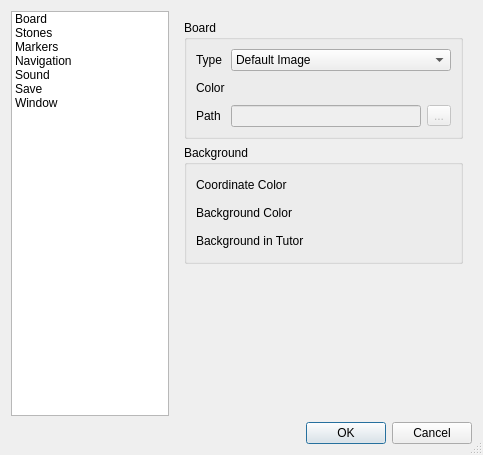
<?xml version="1.0" encoding="UTF-8"?>
<ui version="4.0">
 <class>SetupDialog</class>
 <widget class="QDialog" name="SetupDialog">
  <property name="geometry">
   <rect>
    <x>0</x>
    <y>0</y>
    <width>483</width>
    <height>455</height>
   </rect>
  </property>
  <property name="windowTitle">
   <string>Setup</string>
  </property>
  <property name="sizeGripEnabled">
   <bool>true</bool>
  </property>
  <layout class="QVBoxLayout" name="verticalLayout">
   <item>
    <layout class="QHBoxLayout" name="horizontalLayout">
     <item>
      <widget class="QListWidget" name="categoryList">
       <property name="maximumSize">
        <size>
         <width>160</width>
         <height>16777215</height>
        </size>
       </property>
       <item>
        <property name="text">
         <string>Board</string>
        </property>
       </item>
       <item>
        <property name="text">
         <string>Stones</string>
        </property>
       </item>
       <item>
        <property name="text">
         <string>Markers</string>
        </property>
       </item>
       <item>
        <property name="text">
         <string>Navigation</string>
        </property>
       </item>
       <item>
        <property name="text">
         <string>Sound</string>
        </property>
       </item>
       <item>
        <property name="text">
         <string>Save</string>
        </property>
       </item>
       <item>
        <property name="text">
         <string>Window</string>
        </property>
       </item>
      </widget>
     </item>
     <item>
      <widget class="QStackedWidget" name="stackedWidget">
       <property name="frameShape">
        <enum>QFrame::NoFrame</enum>
       </property>
       <property name="frameShadow">
        <enum>QFrame::Plain</enum>
       </property>
       <property name="currentIndex">
        <number>0</number>
       </property>
       <widget class="QWidget" name="boardPage">
        <layout class="QVBoxLayout" name="verticalLayout_2">
         <item>
          <widget class="QGroupBox" name="boardGroupBox">
           <property name="title">
            <string>Board</string>
           </property>
           <layout class="QFormLayout" name="formLayout">
            <item row="0" column="0">
             <widget class="QLabel" name="boardTypeLabel">
              <property name="text">
               <string>Type</string>
              </property>
             </widget>
            </item>
            <item row="0" column="1">
             <widget class="QComboBox" name="boardTypeComboBox">
              <item>
               <property name="text">
                <string>Default Image</string>
               </property>
              </item>
              <item>
               <property name="text">
                <string>Select File</string>
               </property>
              </item>
              <item>
               <property name="text">
                <string>Fill Color</string>
               </property>
              </item>
             </widget>
            </item>
            <item row="1" column="0">
             <widget class="QLabel" name="boardColorLabel">
              <property name="text">
               <string>Color</string>
              </property>
             </widget>
            </item>
            <item row="1" column="1">
             <widget class="QPushButton" name="boardColorButton">
              <property name="text">
               <string/>
              </property>
              <property name="flat">
               <bool>true</bool>
              </property>
             </widget>
            </item>
            <item row="2" column="0">
             <widget class="QLabel" name="boardPathLabel">
              <property name="text">
               <string>Path</string>
              </property>
             </widget>
            </item>
            <item row="2" column="1">
             <layout class="QHBoxLayout" name="horizontalLayout_2">
              <item>
               <widget class="QLineEdit" name="boardPathEdit">
                <property name="enabled">
                 <bool>false</bool>
                </property>
               </widget>
              </item>
              <item>
               <widget class="QToolButton" name="boardPathButton">
                <property name="enabled">
                 <bool>false</bool>
                </property>
                <property name="text">
                 <string>...</string>
                </property>
               </widget>
              </item>
             </layout>
            </item>
           </layout>
          </widget>
         </item>
         <item>
          <widget class="QGroupBox" name="boardBackgroundGroupBox">
           <property name="title">
            <string>Background</string>
           </property>
           <layout class="QFormLayout" name="formLayout_3">
            <item row="1" column="0">
             <widget class="QLabel" name="bgColorLabel">
              <property name="text">
               <string>Background Color</string>
              </property>
             </widget>
            </item>
            <item row="1" column="1">
             <widget class="QPushButton" name="bgColorButton">
              <property name="text">
               <string/>
              </property>
              <property name="flat">
               <bool>true</bool>
              </property>
             </widget>
            </item>
            <item row="2" column="0">
             <widget class="QLabel" name="bgTutorColorLabel">
              <property name="text">
               <string>Background in Tutor</string>
              </property>
             </widget>
            </item>
            <item row="2" column="1">
             <widget class="QPushButton" name="bgTutorColorButton">
              <property name="text">
               <string/>
              </property>
              <property name="flat">
               <bool>true</bool>
              </property>
             </widget>
            </item>
            <item row="0" column="0">
             <widget class="QLabel" name="coordinateColorLabel">
              <property name="text">
               <string>Coordinate Color</string>
              </property>
             </widget>
            </item>
            <item row="0" column="1">
             <widget class="QPushButton" name="coordinateColorButton">
              <property name="text">
               <string/>
              </property>
              <property name="flat">
               <bool>true</bool>
              </property>
             </widget>
            </item>
           </layout>
          </widget>
         </item>
         <item>
          <spacer name="verticalSpacer">
           <property name="orientation">
            <enum>Qt::Vertical</enum>
           </property>
           <property name="sizeHint" stdset="0">
            <size>
             <width>20</width>
             <height>40</height>
            </size>
           </property>
          </spacer>
         </item>
        </layout>
       </widget>
       <widget class="QWidget" name="stonePage">
        <layout class="QVBoxLayout" name="verticalLayout_4">
         <item>
          <widget class="QGroupBox" name="whiteGroupBox">
           <property name="focusPolicy">
            <enum>Qt::NoFocus</enum>
           </property>
           <property name="title">
            <string>White Stone</string>
           </property>
           <layout class="QFormLayout" name="formLayout_2">
            <item row="0" column="0">
             <widget class="QLabel" name="whiteTypeLabel">
              <property name="text">
               <string>Type</string>
              </property>
             </widget>
            </item>
            <item row="0" column="1">
             <widget class="QComboBox" name="whiteTypeComboBox">
              <item>
               <property name="text">
                <string>Default Image</string>
               </property>
              </item>
              <item>
               <property name="text">
                <string>Select File</string>
               </property>
              </item>
              <item>
               <property name="text">
                <string>Fill Color</string>
               </property>
              </item>
             </widget>
            </item>
            <item row="1" column="0">
             <widget class="QLabel" name="whiteColorLabel">
              <property name="text">
               <string>Color</string>
              </property>
             </widget>
            </item>
            <item row="1" column="1">
             <widget class="QPushButton" name="whiteColorButton">
              <property name="text">
               <string/>
              </property>
              <property name="autoDefault">
               <bool>false</bool>
              </property>
              <property name="flat">
               <bool>true</bool>
              </property>
             </widget>
            </item>
            <item row="2" column="0">
             <widget class="QLabel" name="whitePathLabel">
              <property name="text">
               <string>Path</string>
              </property>
             </widget>
            </item>
            <item row="2" column="1">
             <layout class="QHBoxLayout" name="horizontalLayout_3">
              <item>
               <widget class="QLineEdit" name="whitePathEdit">
                <property name="enabled">
                 <bool>false</bool>
                </property>
               </widget>
              </item>
              <item>
               <widget class="QToolButton" name="whitePathButton">
                <property name="enabled">
                 <bool>false</bool>
                </property>
                <property name="text">
                 <string>...</string>
                </property>
               </widget>
              </item>
             </layout>
            </item>
           </layout>
          </widget>
         </item>
         <item>
          <widget class="QGroupBox" name="blackGroupBox">
           <property name="title">
            <string>Black Stone</string>
           </property>
           <layout class="QFormLayout" name="formLayout_5">
            <item row="0" column="0">
             <widget class="QLabel" name="blackTypeLabel">
              <property name="midLineWidth">
               <number>0</number>
              </property>
              <property name="text">
               <string>Type</string>
              </property>
             </widget>
            </item>
            <item row="0" column="1">
             <widget class="QComboBox" name="blackTypeComboBox">
              <item>
               <property name="text">
                <string>Default Image</string>
               </property>
              </item>
              <item>
               <property name="text">
                <string>Select File</string>
               </property>
              </item>
              <item>
               <property name="text">
                <string>Fill Color</string>
               </property>
              </item>
             </widget>
            </item>
            <item row="1" column="0">
             <widget class="QLabel" name="blackColorLabel">
              <property name="text">
               <string>Color</string>
              </property>
             </widget>
            </item>
            <item row="1" column="1">
             <widget class="QPushButton" name="blackColorButton">
              <property name="text">
               <string/>
              </property>
              <property name="autoDefault">
               <bool>false</bool>
              </property>
              <property name="flat">
               <bool>true</bool>
              </property>
             </widget>
            </item>
            <item row="2" column="0">
             <widget class="QLabel" name="blackPathLabel">
              <property name="text">
               <string>Path</string>
              </property>
             </widget>
            </item>
            <item row="2" column="1">
             <layout class="QHBoxLayout" name="horizontalLayout_4">
              <item>
               <widget class="QLineEdit" name="blackPathEdit">
                <property name="enabled">
                 <bool>false</bool>
                </property>
               </widget>
              </item>
              <item>
               <widget class="QToolButton" name="blackPathButton">
                <property name="enabled">
                 <bool>false</bool>
                </property>
                <property name="text">
                 <string>...</string>
                </property>
               </widget>
              </item>
             </layout>
            </item>
           </layout>
          </widget>
         </item>
         <item>
          <spacer name="verticalSpacer_3">
           <property name="orientation">
            <enum>Qt::Vertical</enum>
           </property>
           <property name="sizeHint" stdset="0">
            <size>
             <width>20</width>
             <height>40</height>
            </size>
           </property>
          </spacer>
         </item>
        </layout>
       </widget>
       <widget class="QWidget" name="markerPage">
        <layout class="QVBoxLayout" name="verticalLayout_3">
         <item>
          <widget class="QGroupBox" name="markersGroupBox">
           <property name="title">
            <string>Markers</string>
           </property>
           <layout class="QFormLayout" name="formLayout_4">
            <item row="0" column="0">
             <widget class="QLabel" name="focusTypeLabel">
              <property name="text">
               <string>Type</string>
              </property>
             </widget>
            </item>
            <item row="0" column="1">
             <widget class="QComboBox" name="focusTypeComboBox">
              <item>
               <property name="text">
                <string>Focus Triangle</string>
               </property>
              </item>
              <item>
               <property name="text">
                <string>Circle</string>
               </property>
              </item>
              <item>
               <property name="text">
                <string>Cross</string>
               </property>
              </item>
              <item>
               <property name="text">
                <string>Square</string>
               </property>
              </item>
              <item>
               <property name="text">
                <string>Triangle</string>
               </property>
              </item>
             </widget>
            </item>
            <item row="1" column="0">
             <widget class="QLabel" name="focusWhiteColorLabel">
              <property name="text">
               <string>Color (White Stone)</string>
              </property>
             </widget>
            </item>
            <item row="1" column="1">
             <widget class="QPushButton" name="focusWhiteColorButton">
              <property name="text">
               <string/>
              </property>
              <property name="flat">
               <bool>true</bool>
              </property>
             </widget>
            </item>
            <item row="2" column="0">
             <widget class="QLabel" name="focusBlackColorLabel">
              <property name="text">
               <string>Color (Black Stone)</string>
              </property>
             </widget>
            </item>
            <item row="2" column="1">
             <widget class="QPushButton" name="focusBlackColorButton">
              <property name="text">
               <string/>
              </property>
              <property name="flat">
               <bool>true</bool>
              </property>
             </widget>
            </item>
            <item row="3" column="0">
             <widget class="QLabel" name="branchLabel">
              <property name="text">
               <string>Branch Color</string>
              </property>
             </widget>
            </item>
            <item row="3" column="1">
             <widget class="QPushButton" name="branchColorButton">
              <property name="text">
               <string/>
              </property>
              <property name="flat">
               <bool>true</bool>
              </property>
             </widget>
            </item>
            <item row="4" column="0">
             <widget class="QLabel" name="labelTypeLabel">
              <property name="text">
               <string>Label Type</string>
              </property>
             </widget>
            </item>
            <item row="4" column="1">
             <widget class="QComboBox" name="labelTypeComboBox">
              <item>
               <property name="text">
                <string>A,B,C...</string>
               </property>
              </item>
              <item>
               <property name="text">
                <string>a,b,c...</string>
               </property>
              </item>
              <item>
               <property name="text">
                <string>1,2,3...</string>
               </property>
              </item>
              <item>
               <property name="text">
                <string>ア,イ,ウ...</string>
               </property>
              </item>
              <item>
               <property name="text">
                <string>イ,ロ,ハ...</string>
               </property>
              </item>
             </widget>
            </item>
           </layout>
          </widget>
         </item>
         <item>
          <spacer name="verticalSpacer_2">
           <property name="orientation">
            <enum>Qt::Vertical</enum>
           </property>
           <property name="sizeHint" stdset="0">
            <size>
             <width>20</width>
             <height>40</height>
            </size>
           </property>
          </spacer>
         </item>
        </layout>
       </widget>
       <widget class="QWidget" name="navigationPage">
        <layout class="QVBoxLayout" name="verticalLayout_7">
         <item>
          <widget class="QGroupBox" name="navigationGroupBox">
           <property name="title">
            <string>Navigation</string>
           </property>
           <layout class="QFormLayout" name="formLayout_9">
            <item row="0" column="0">
             <widget class="QLabel" name="label">
              <property name="text">
               <string>Fast forward/rewind steps</string>
              </property>
             </widget>
            </item>
            <item row="0" column="1">
             <widget class="QSpinBox" name="stepsOfFastMoveSpinBox">
              <property name="minimum">
               <number>5</number>
              </property>
              <property name="maximum">
               <number>50</number>
              </property>
              <property name="value">
               <number>10</number>
              </property>
             </widget>
            </item>
           </layout>
          </widget>
         </item>
         <item>
          <widget class="QGroupBox" name="automaticReplayGroupBox">
           <property name="title">
            <string>Automatic Replay</string>
           </property>
           <layout class="QFormLayout" name="formLayout_8">
            <item row="0" column="0">
             <widget class="QLabel" name="reproductionSpeedLabel">
              <property name="text">
               <string>Interval(msec)</string>
              </property>
             </widget>
            </item>
            <item row="0" column="1">
             <widget class="QSpinBox" name="reproductionSpeedSpinBox">
              <property name="minimum">
               <number>200</number>
              </property>
              <property name="maximum">
               <number>10000</number>
              </property>
              <property name="value">
               <number>1300</number>
              </property>
             </widget>
            </item>
           </layout>
          </widget>
         </item>
         <item>
          <spacer name="verticalSpacer_6">
           <property name="orientation">
            <enum>Qt::Vertical</enum>
           </property>
           <property name="sizeHint" stdset="0">
            <size>
             <width>20</width>
             <height>40</height>
            </size>
           </property>
          </spacer>
         </item>
        </layout>
       </widget>
       <widget class="QWidget" name="soundPage">
        <layout class="QVBoxLayout" name="verticalLayout_5">
         <item>
          <widget class="QGroupBox" name="soundGroupBox">
           <property name="title">
            <string>Sound</string>
           </property>
           <layout class="QFormLayout" name="formLayout_6">
            <item row="0" column="0">
             <widget class="QLabel" name="soundTypeLabel">
              <property name="text">
               <string>Type</string>
              </property>
             </widget>
            </item>
            <item row="0" column="1">
             <widget class="QComboBox" name="soundTypeComboBox">
              <item>
               <property name="text">
                <string>Default Sound</string>
               </property>
              </item>
              <item>
               <property name="text">
                <string>Select File</string>
               </property>
              </item>
             </widget>
            </item>
            <item row="1" column="0">
             <widget class="QLabel" name="soundPathLabel">
              <property name="text">
               <string>Path</string>
              </property>
             </widget>
            </item>
            <item row="1" column="1">
             <layout class="QHBoxLayout" name="horizontalLayout_5">
              <item>
               <widget class="QLineEdit" name="soundPathEdit">
                <property name="enabled">
                 <bool>false</bool>
                </property>
               </widget>
              </item>
              <item>
               <widget class="QToolButton" name="soundPathButton">
                <property name="enabled">
                 <bool>false</bool>
                </property>
                <property name="text">
                 <string>...</string>
                </property>
               </widget>
              </item>
             </layout>
            </item>
           </layout>
          </widget>
         </item>
         <item>
          <spacer name="verticalSpacer_4">
           <property name="orientation">
            <enum>Qt::Vertical</enum>
           </property>
           <property name="sizeHint" stdset="0">
            <size>
             <width>20</width>
             <height>40</height>
            </size>
           </property>
          </spacer>
         </item>
        </layout>
       </widget>
       <widget class="QWidget" name="savePage">
        <layout class="QVBoxLayout" name="verticalLayout_6">
         <item>
          <widget class="QGroupBox" name="saveGroupBox">
           <property name="title">
            <string>Save</string>
           </property>
           <layout class="QFormLayout" name="formLayout_7">
            <item row="0" column="0">
             <widget class="QLabel" name="saveNameLabel">
              <property name="text">
               <string>Default FileName</string>
              </property>
             </widget>
            </item>
            <item row="0" column="1">
             <widget class="QLineEdit" name="saveNameEdit"/>
            </item>
           </layout>
          </widget>
         </item>
         <item>
          <spacer name="verticalSpacer_5">
           <property name="orientation">
            <enum>Qt::Vertical</enum>
           </property>
           <property name="sizeHint" stdset="0">
            <size>
             <width>20</width>
             <height>40</height>
            </size>
           </property>
          </spacer>
         </item>
        </layout>
       </widget>
       <widget class="QWidget" name="windowPage">
        <layout class="QVBoxLayout" name="verticalLayout_8">
         <item>
          <widget class="QGroupBox" name="windowStyleGroupBox">
           <property name="title">
            <string>Window Style</string>
           </property>
           <layout class="QHBoxLayout" name="horizontalLayout_6">
            <item>
             <widget class="QListWidget" name="windowStyleList"/>
            </item>
           </layout>
          </widget>
         </item>
        </layout>
       </widget>
      </widget>
     </item>
    </layout>
   </item>
   <item>
    <widget class="QDialogButtonBox" name="buttonBox">
     <property name="orientation">
      <enum>Qt::Horizontal</enum>
     </property>
     <property name="standardButtons">
      <set>QDialogButtonBox::Cancel|QDialogButtonBox::Ok</set>
     </property>
    </widget>
   </item>
  </layout>
 </widget>
 <tabstops>
  <tabstop>categoryList</tabstop>
  <tabstop>boardTypeComboBox</tabstop>
  <tabstop>boardColorButton</tabstop>
  <tabstop>boardPathEdit</tabstop>
  <tabstop>boardPathButton</tabstop>
  <tabstop>coordinateColorButton</tabstop>
  <tabstop>bgColorButton</tabstop>
  <tabstop>bgTutorColorButton</tabstop>
  <tabstop>whiteTypeComboBox</tabstop>
  <tabstop>whiteColorButton</tabstop>
  <tabstop>whitePathEdit</tabstop>
  <tabstop>whitePathButton</tabstop>
  <tabstop>blackTypeComboBox</tabstop>
  <tabstop>blackColorButton</tabstop>
  <tabstop>blackPathEdit</tabstop>
  <tabstop>blackPathButton</tabstop>
  <tabstop>focusTypeComboBox</tabstop>
  <tabstop>focusWhiteColorButton</tabstop>
  <tabstop>focusBlackColorButton</tabstop>
  <tabstop>branchColorButton</tabstop>
  <tabstop>labelTypeComboBox</tabstop>
  <tabstop>stepsOfFastMoveSpinBox</tabstop>
  <tabstop>reproductionSpeedSpinBox</tabstop>
  <tabstop>soundTypeComboBox</tabstop>
  <tabstop>soundPathEdit</tabstop>
  <tabstop>soundPathButton</tabstop>
  <tabstop>saveNameEdit</tabstop>
  <tabstop>windowStyleList</tabstop>
  <tabstop>buttonBox</tabstop>
 </tabstops>
 <resources/>
 <connections>
  <connection>
   <sender>buttonBox</sender>
   <signal>accepted()</signal>
   <receiver>SetupDialog</receiver>
   <slot>accept()</slot>
   <hints>
    <hint type="sourcelabel">
     <x>248</x>
     <y>254</y>
    </hint>
    <hint type="destinationlabel">
     <x>157</x>
     <y>274</y>
    </hint>
   </hints>
  </connection>
  <connection>
   <sender>buttonBox</sender>
   <signal>rejected()</signal>
   <receiver>SetupDialog</receiver>
   <slot>reject()</slot>
   <hints>
    <hint type="sourcelabel">
     <x>316</x>
     <y>260</y>
    </hint>
    <hint type="destinationlabel">
     <x>286</x>
     <y>274</y>
    </hint>
   </hints>
  </connection>
 </connections>
</ui>
